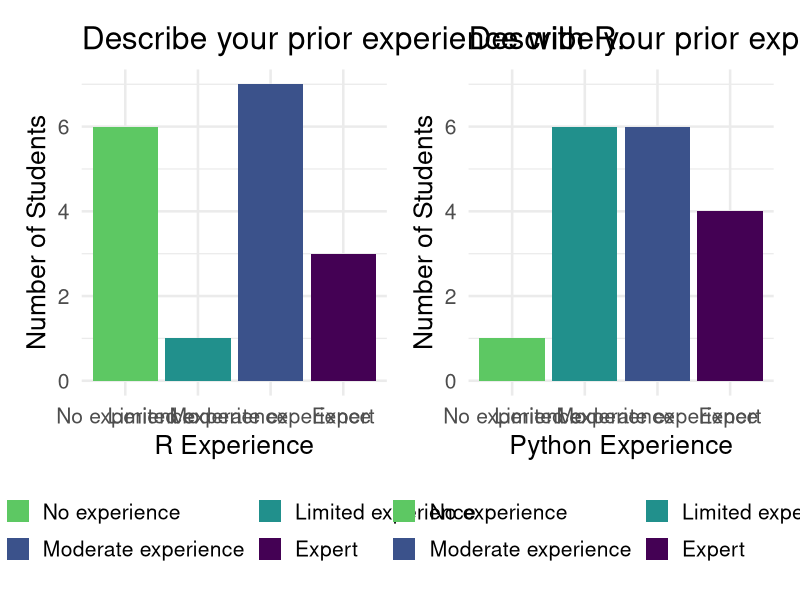

This figure's R source:
## ---- chunk 1
#| include: false
#| warning: false
#| message: false

knitr::opts_chunk$set(echo = TRUE, warning = FALSE, message = FALSE, 
                      fig.retina = 3, fig.align = 'center')
library(knitr)
library(tidyverse)
theme_set(theme_minimal(base_size = 19))
library(patchwork)

# set width of code output
# options(width = 65)
## ---- chunk 2
#| echo: false
#| fig-width: 20


prior <- read_csv("data/prior_experience.csv") %>%
  mutate(R = fct_relevel(R, "No experience", "Limited experience",
                         "Moderate experience", "Expert"),
         Python = fct_relevel(Python, "No experience", "Limited experience",
                         "Moderate experience", "Expert"))

r_plot <- ggplot(data = prior, mapping = aes(x = R, fill = R)) +
  geom_bar() +
  scale_fill_viridis_d(end = 0.75, direction = -1) +
  #theme_minimal(base_size = 18) +
  theme(legend.position = "bottom")  +
  ylim(0,7) + 
  guides(fill= guide_legend(nrow = 2, byrow = TRUE)) +
  labs(x = "R Experience", fill = "", y = "Number of Students",
       title = "Describe your prior experience with R.")

python_plot <- ggplot(data = prior, mapping = aes(x = Python, fill = Python)) +
  geom_bar() +
  scale_fill_viridis_d(end = 0.75, direction = -1) +
  #theme_minimal(base_size = 18) +
  theme(legend.position = "bottom") +
  ylim(0, 7) + 
  guides(fill= guide_legend(nrow = 2, byrow = TRUE)) +
  labs(x = "Python Experience", fill = "", y = "Number of Students",
       title = "Describe your prior experience with Python.")

r_plot + python_plot

